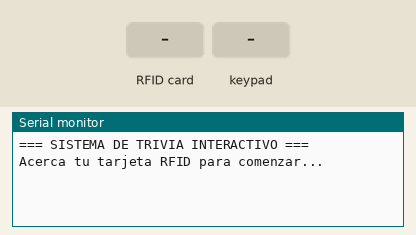
Recording of a sketch running on a simulated Arduino Uno, built with avr-gcc and run on an emulated ATmega328P. Parts: the last lines printed to the serial monitor. The inputs (shaded band) are chosen by the test bench.

Above: at 1.2 s.
1.3 s: RFID card A1 B2 C3 D4 held to the reader
At 2.5 s:
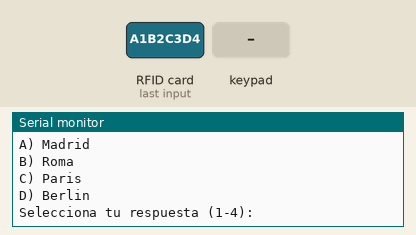
2.8 s: key '1' pressed
At 3.7 s:
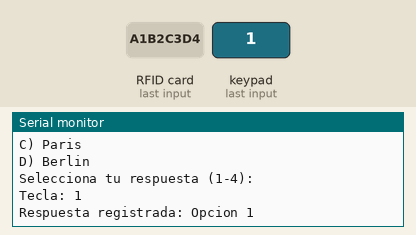
4.3 s: keypad keys A 1 B 2 C 3 D 4 pressed 0.4 s apart
At 8.7 s:
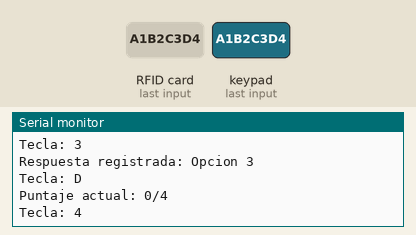
9.0 s: RFID card 5E 7A 19 C4 held to the reader
At 10.2 s:
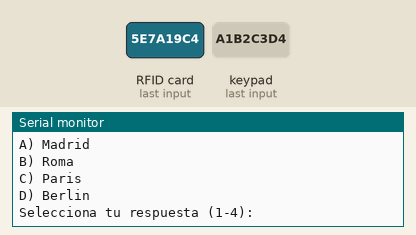
10.5 s: key 'A' pressed
At 11.4 s:
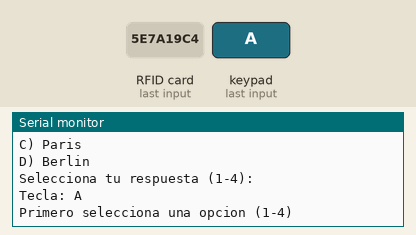
12.1 s: keypad keys A 1 B 2 C 3 D 4 # pressed 0.4 s apart
At 17.2 s:
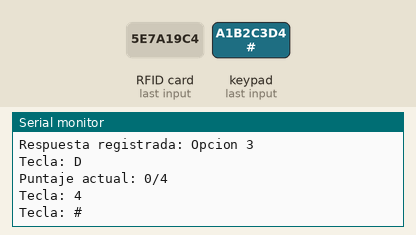
Timing chart, 0 to 18.7 s (numbered marks = the images above; inputs shaded):
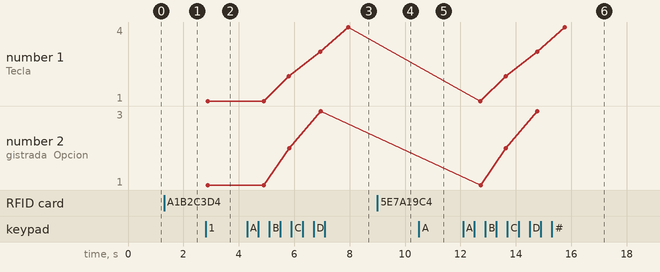

Measured:
- after the input at 1.3 s, the serial monitor: prints a new line at once (image 1)
- after the input at 2.8 s, the serial monitor: prints a new line after 0.07 s (image 2)
- after the input at 4.3 s, the serial monitor: prints a new line after 0.08 s (image 3)
- after the input at 9.0 s, the serial monitor: prints a new line after 0.06 s (image 4)
- after the input at 10.5 s, the serial monitor: prints a new line after 0.09 s (image 5)
- after the input at 12.1 s, the serial monitor: prints a new line after 0.62 s (image 6)

The sketch:

modulorelay.ino
```cpp
#include <SPI.h>
#include <MFRC522.h>
#include <Keypad.h>

// ==============================
// CONFIGURACIÓN MÓDULO RFID RC522
// ==============================
#define RST_PIN 9
#define SS_PIN 10
MFRC522 mfrc522(SS_PIN, RST_PIN);

// ==============================
// CONFIGURACIÓN TECLADO MATRICIAL
// ==============================
const byte ROWS = 4;
const byte COLS = 4;

char keys[ROWS][COLS] = {
  {'1','2','3','A'},  // A = Responder
  {'4','5','6','B'},  // B = Siguiente pregunta
  {'7','8','9','C'},  // C = Reiniciar trivia
  {'*','0','#','D'}   // D = Mostrar puntaje
};

byte rowPins[ROWS] = {8, 7, 4, 3};     // Filas conectadas a pines 8,7,4,3
byte colPins[COLS] = {2, 1, 0, A0};    // Columnas a pines 2,1,0,A0

Keypad keypad = Keypad(makeKeymap(keys), rowPins, colPins, ROWS, COLS);

// ==============================
// VARIABLES DEL JUEGO DE TRIVIA
// ==============================
struct Pregunta {
  String texto;
  char respuestaCorrecta;
  String opciones[4];
};

Pregunta trivia[] = {
  {"Capital de Italia?", 'B', {"A) Madrid", "B) Roma", "C) Paris", "D) Berlin"}},
  {"2+2*2=?", 'C', {"A) 6", "B) 8", "C) 6", "D) 4"}},
  {"Color del cielo?", 'A', {"A) Azul", "B) Verde", "C) Rojo", "D) Amarillo"}},
  {"Planeta rojo?", 'B', {"A) Tierra", "B) Marte", "C) Jupiter", "D) Saturno"}}
};

int preguntaActual = 0;
int puntaje = 0;
bool juegoActivo = false;
char respuestaUsuario = ' ';
String usuarioActual = "";

// ==============================
// BASE DE DATOS DE USUARIOS RFID
// ==============================
struct Usuario {
  String uid;
  String nombre;
  int highScore;
};

Usuario usuarios[] = {
  {"A1B2C3D4", "Jugador1", 0},
  {"E5F6G7H8", "Jugador2", 0},
  {"I9J0K1L2", "Jugador3", 0}
};

// ==============================
// CONFIGURACIÓN INICIAL
// ==============================
void setup() {
  Serial.begin(9600);
  SPI.begin();
  mfrc522.PCD_Init();

  Serial.println("=== SISTEMA DE TRIVIA INTERACTIVO ===");
  Serial.println("Acerca tu tarjeta RFID para comenzar...");
  Serial.println();
}

// ==============================
// BUCLE PRINCIPAL
// ==============================
void loop() {
  // Verificar si se acerca una tarjeta RFID
  if (mfrc522.PICC_IsNewCardPresent() && mfrc522.PICC_ReadCardSerial()) {
    procesarRFID();
    delay(1000);
  }

  // Si el juego está activo, procesar teclado
  if (juegoActivo) {
    procesarTeclado();
  }

  delay(100);
}

// ==============================
// PROCESAMIENTO RFID
// ==============================
void procesarRFID() {
  String uid = "";
  for (byte i = 0; i < mfrc522.uid.size; i++) {
    uid.concat(String(mfrc522.uid.uidByte[i] < 0x10 ? "0" : ""));
    uid.concat(String(mfrc522.uid.uidByte[i], HEX));
  }
  uid.toUpperCase();

  Serial.print("Tarjeta detectada: ");
  Serial.println(uid);

  // Buscar usuario en la base de datos
  bool usuarioEncontrado = false;
  for (int i = 0; i < 3; i++) {
    if (usuarios[i].uid == uid) {
      usuarioActual = usuarios[i].nombre;
      Serial.println("¡Bienvenido " + usuarioActual + "!");
      Serial.println("High Score: " + String(usuarios[i].highScore));
      usuarioEncontrado = true;
      break;
    }
  }

  if (!usuarioEncontrado) {
    usuarioActual = "Invitado";
    Serial.println("¡Bienvenido Invitado!");
  }

  iniciarTrivia();
}

// ==============================
// INICIAR NUEVA TRIVIA
// ==============================
void iniciarTrivia() {
  juegoActivo = true;
  preguntaActual = 0;
  puntaje = 0;
  respuestaUsuario = ' ';

  Serial.println();
  Serial.println("=== TRIVIA INICIADA ===");
  Serial.println("Presiona A para responder");
  Serial.println("Presiona B para siguiente pregunta");
  Serial.println("Presiona C para reiniciar");
  Serial.println("Presiona D para ver puntaje");
  Serial.println("=========================");

  mostrarPregunta();
}

// ==============================
// MOSTRAR PREGUNTA ACTUAL
// ==============================
void mostrarPregunta() {
  if (preguntaActual < 4) {
    Serial.println();
    Serial.println("Pregunta " + String(preguntaActual + 1) + "/4:");
    Serial.println(trivia[preguntaActual].texto);

    for (int i = 0; i < 4; i++) {
      Serial.println(trivia[preguntaActual].opciones[i]);
    }

    Serial.println("Selecciona tu respuesta (1-4):");
  } else {
    finalizarTrivia();
  }
}

// ==============================
// PROCESAMIENTO DEL TECLADO
// ==============================
void procesarTeclado() {
  char key = keypad.getKey();

  if (key) {
    Serial.println("Tecla: " + String(key));

    switch(key) {
      case '1': case '2': case '3': case '4':
        if (respuestaUsuario == ' ') {
          respuestaUsuario = key;
          Serial.println("Respuesta registrada: Opcion " + String(key));
        }
        break;

      case 'A': // Responder
        if (respuestaUsuario != ' ') {
          verificarRespuesta();
        } else {
          Serial.println("Primero selecciona una opcion (1-4)");
        }
        break;

      case 'B': // Siguiente pregunta
        siguientePregunta();
        break;

      case 'C': // Reiniciar trivia
        Serial.println("Reiniciando trivia...");
        iniciarTrivia();
        break;

      case 'D': // Mostrar puntaje
        Serial.println("Puntaje actual: " + String(puntaje) + "/4");
        break;

      case '*': case '#': case '0':
        // Teclas no utilizadas
        break;
    }
  }
}

// ==============================
// VERIFICAR RESPUESTA
// ==============================
void verificarRespuesta() {
  char respuestaCorrecta = trivia[preguntaActual].respuestaCorrecta;

  Serial.println();
  Serial.println("Tu respuesta: " + String(respuestaUsuario));
  Serial.println("Respuesta correcta: " + String(respuestaCorrecta));

  if (respuestaUsuario == respuestaCorrecta) {
    puntaje++;
    Serial.println("¡CORRECTO! 🎉");
  } else {
    Serial.println("❌ Incorrecto");
  }

  Serial.println("Puntaje: " + String(puntaje) + "/" + String(preguntaActual + 1));
  respuestaUsuario = ' ';
}

// ==============================
// SIGUIENTE PREGUNTA
// ==============================
void siguientePregunta() {
  preguntaActual++;
  respuestaUsuario = ' ';

  if (preguntaActual < 4) {
    mostrarPregunta();
  } else {
    finalizarTrivia();
  }
}

// ==============================
// FINALIZAR TRIVIA
// ==============================
void finalizarTrivia() {
  juegoActivo = false;

  Serial.println();
  Serial.println("=== TRIVIA FINALIZADA ===");
  Serial.println("Jugador: " + usuarioActual);
  Serial.println("PUNTUACION FINAL: " + String(puntaje) + "/4");

  if (puntaje == 4) {
    Serial.println("¡PERFECTO! 🌟");
  } else if (puntaje >= 3) {
    Serial.println("¡EXCELENTE! 👍");
  } else if (puntaje >= 2) {
    Serial.println("¡BUEN TRABAJO! 😊");
  } else {
    Serial.println("Sigue practicando 💪");
  }

  Serial.println("Acerca otra tarjeta para jugar nuevamente");
  Serial.println("==============================");
}
```
